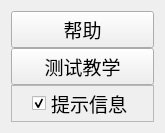
<?xml version="1.0" encoding="UTF-8"?>
<ui version="4.0">
 <class>QSttAssistMenuWidget</class>
 <widget class="QWidget" name="QSttAssistMenuWidget">
  <property name="geometry">
   <rect>
    <x>0</x>
    <y>0</y>
    <width>165</width>
    <height>129</height>
   </rect>
  </property>
  <property name="font">
   <font>
    <family>Agency FB</family>
    <pointsize>14</pointsize>
   </font>
  </property>
  <property name="windowTitle">
   <string>Form</string>
  </property>
  <property name="styleSheet">
   <string notr="true"/>
  </property>
  <layout class="QVBoxLayout" name="verticalLayout_2">
   <property name="spacing">
    <number>0</number>
   </property>
   <item>
    <widget class="QPushButton" name="m_btnHelp">
     <property name="text">
      <string>帮助</string>
     </property>
    </widget>
   </item>
   <item>
    <widget class="QPushButton" name="m_btnTestTeach">
     <property name="text">
      <string>测试教学</string>
     </property>
    </widget>
   </item>
   <item>
    <widget class="QFrame" name="frame">
     <property name="styleSheet">
      <string notr="true">background-color: qconicalgradient(angle:179.9, 
		stop:0.494318 rgba(214, 214, 214, 255), stop:0.5 rgba(236, 236, 236, 255));</string>
     </property>
     <property name="frameShape">
      <enum>QFrame::StyledPanel</enum>
     </property>
     <property name="frameShadow">
      <enum>QFrame::Raised</enum>
     </property>
     <layout class="QHBoxLayout" name="horizontalLayout">
      <property name="spacing">
       <number>0</number>
      </property>
      <property name="topMargin">
       <number>0</number>
      </property>
      <property name="bottomMargin">
       <number>0</number>
      </property>
      <item>
       <spacer name="horizontalSpacer">
        <property name="orientation">
         <enum>Qt::Horizontal</enum>
        </property>
        <property name="sizeHint" stdset="0">
         <size>
          <width>40</width>
          <height>20</height>
         </size>
        </property>
       </spacer>
      </item>
      <item>
       <widget class="QSttCheckBox" name="m_ChkShowTips">
        <property name="enabled">
         <bool>true</bool>
        </property>
        <property name="font">
         <font>
          <pointsize>14</pointsize>
         </font>
        </property>
        <property name="acceptDrops">
         <bool>false</bool>
        </property>
        <property name="text">
         <string>提示信息</string>
        </property>
        <property name="checkable">
         <bool>true</bool>
        </property>
        <property name="checked">
         <bool>true</bool>
        </property>
        <property name="tristate">
         <bool>false</bool>
        </property>
       </widget>
      </item>
      <item>
       <spacer name="horizontalSpacer_2">
        <property name="orientation">
         <enum>Qt::Horizontal</enum>
        </property>
        <property name="sizeHint" stdset="0">
         <size>
          <width>40</width>
          <height>20</height>
         </size>
        </property>
       </spacer>
      </item>
     </layout>
    </widget>
   </item>
  </layout>
 </widget>
 <customwidgets>
  <customwidget>
   <class>QSttCheckBox</class>
   <extends>QCheckBox</extends>
   <header>../Module/UI/Controls/SttCheckBox.h</header>
  </customwidget>
 </customwidgets>
 <resources/>
 <connections/>
</ui>
